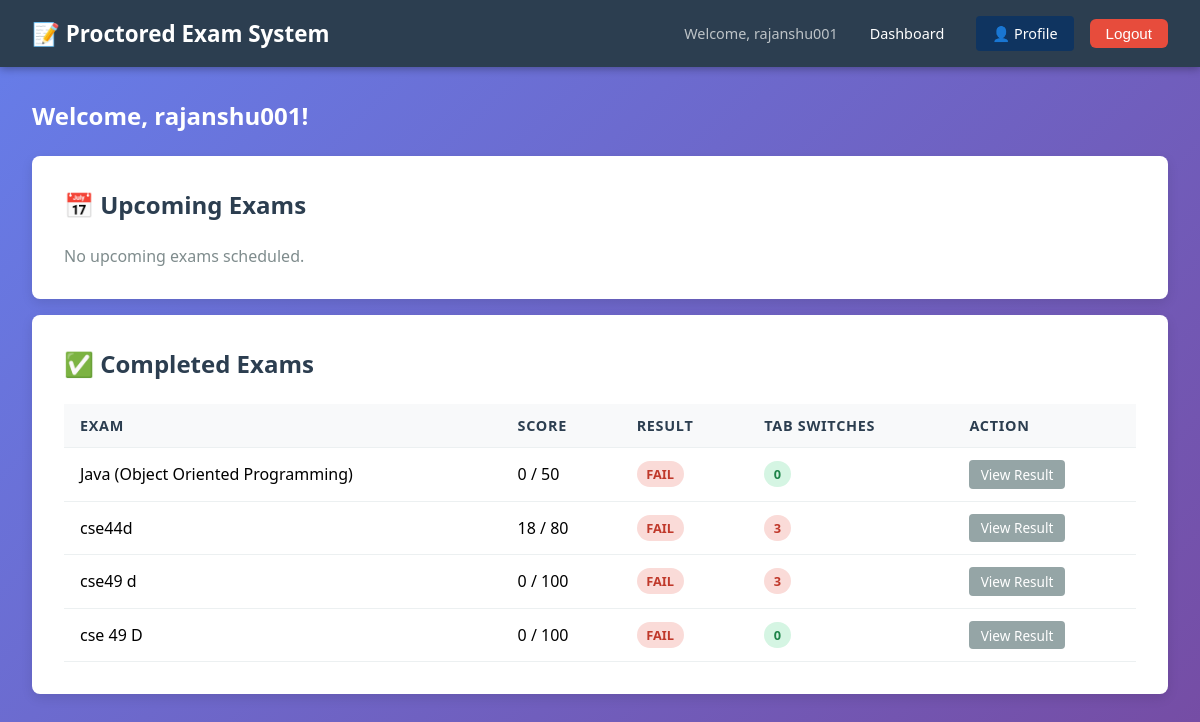
The page /student/dashboard/ (signed in) on the database its author committed.
### Examapp/models.py (models this page shows, shortened)
class StudentExam(models.Model):
    student = models.ForeignKey(User, on_delete=models.CASCADE, related_name='assigned_exams')
    exam = models.ForeignKey(Exam, on_delete=models.CASCADE, related_name='student_exams')
    assigned_at = models.DateTimeField(auto_now_add=True)
    is_submitted = models.BooleanField(default=False)
    submitted_at = models.DateTimeField(null=True, blank=True)
    obtained_marks = models.IntegerField(null=True, blank=True)
    exam_started_at = models.DateTimeField(null=True, blank=True)
    total_suspicion_warnings = models.IntegerField(default=0)
    tab_switch_count = models.IntegerField(default=0)
    class Meta:
        unique_together = ['student', 'exam']
    def has_passed(self):
        if self.obtained_marks is None:
            return False
        return self.obtained_marks >= self.exam.passing_marks

class Exam(models.Model):
    teacher = models.ForeignKey(User, on_delete=models.CASCADE, related_name='created_exams')
    title = models.CharField(max_length=200)
    description = models.TextField(blank=True)
    duration_minutes = models.IntegerField()
    start_time = models.DateTimeField()
    end_time = models.DateTimeField()
    total_marks = models.IntegerField(default=100)
    passing_marks = models.IntegerField(default=40)
    created_at = models.DateTimeField(auto_now_add=True)
    updated_at = models.DateTimeField(auto_now=True)
    is_published = models.BooleanField(default=False)
    class Meta:
        ordering = ['-created_at']

### Examapp/views.py (the view)
# urls.py: path('student/dashboard/', views.student_dashboard, name='student_dashboard'),
@login_required(login_url='login')
def student_dashboard(request):
    try:
        user_role = UserRole.objects.get(user=request.user)
        if user_role.role != 'student':
            return redirect('teacher_dashboard')
    except UserRole.DoesNotExist:
        return redirect('home')
    now = timezone.now()
    assigned_exams = StudentExam.objects.filter(student=request.user).select_related('exam')
    upcoming  = assigned_exams.filter(exam__start_time__gt=now, exam__is_published=True)
    available = assigned_exams.filter(exam__start_time__lte=now, exam__end_time__gte=now, is_submitted=False, exam__is_published=True)
    completed = assigned_exams.filter(is_submitted=True)
    return render(request, 'student/dashboard.html', {
        'upcoming': upcoming,
        'available': available,
        'completed': completed
    })

### Examapp/templates/student/dashboard.html (shortened to what this page needs)
{% extends 'base.html' %}
{% block content %}
<h2 style="color:white; margin-bottom:1.5rem;">Welcome, {{ user.username }}!</h2>
<div class="card">
    <h2>📅 Upcoming Exams</h2>
    {% if upcoming %}
    <table>
        <thead>
            <tr><th>Exam</th><th>Duration</th><th>Starts At</th><th>Ends At</th><th>Status</th></tr>
        </thead>
        <tbody>
            {% for se in upcoming %}
            <tr>
                <td><strong>{{ se.exam.title }}</strong></td>
                <td>{{ se.exam.duration_minutes }} min</td>
                <td>{{ se.exam.start_time|date:"M d, Y H:i" }}</td>
                <td>{{ se.exam.end_time|date:"M d, Y H:i" }}</td>
                <td>
                    <span class="badge badge-warning countdown" id="cd-{{ se.id }}">Calculating...</span>
                </td>
            </tr>
            {% endfor %}
        </tbody>
    </table>
    <script>
    const upcomingExams = [
        {% for se in upcoming %}
        { id: {{ se.id }}, start: new Date({{ se.exam.start_time|date:"U" }} * 1000) },
        {% endfor %}
    ];
    function updateCountdowns() {
        const now = new Date();
        upcomingExams.forEach(e => {
            const diff = Math.floor((e.start - now) / 1000);
            const el = document.getElementById('cd-' + e.id);
            if (!el) return;
            if (diff <= 0) {
                el.textContent = 'Starting now...';
                el.style.color = '#27ae60';
                // Reload once per exam — avoids infinite loop if browser clock is ahead of server
                const key = 'reloaded_' + e.id;
                if (!sessionStorage.getItem(key)) {
                    sessionStorage.setItem(key, '1');
                    setTimeout(() => location.reload(), 3000);
                }
                return;
            }
            // Clear reload flag while exam is still upcoming (in case of re-visit)
            sessionStorage.removeItem('reloaded_' + e.id);
            const h = Math.floor(diff/3600), m = Math.floor((diff%3600)/60), s = diff%60;
            el.textContent = (h ? h+'h ' : '') + (m ? m+'m ' : '') + s+'s to start';
        });
    }
    updateCountdowns();
    setInterval(updateCountdowns, 1000);
    </script>
    {% else %}
        <p style="color:#7f8c8d;">No upcoming exams scheduled.</p>
    {% endif %}
</div>
<div class="card">
    <h2>✅ Completed Exams</h2>
    {% if completed %}
    <table>
        <thead>
            <tr><th>Exam</th><th>Score</th><th>Result</th><th>Tab Switches</th><th>Action</th></tr>
        </thead>
        <tbody>
            {% for se in completed %}
            <tr>
                <td>{{ se.exam.title }}</td>
                <td>{{ se.obtained_marks }} / {{ se.exam.total_marks }}</td>
                <td>
                    {% if se.has_passed %}
                        <span class="badge badge-success">PASS</span>
                    {% else %}
                        <span class="badge badge-danger">FAIL</span>
                    {% endif %}
                </td>
                <td>
                    <span class="{% if se.tab_switch_count >= 3 %}badge badge-danger{% elif se.tab_switch_count > 0 %}badge badge-warning{% else %}badge badge-success{% endif %}">
                        {{ se.tab_switch_count }}
                    </span>
                </td>
                <td><a href="{% url 'exam_result' se.id %}" class="btn btn-secondary" style="padding:0.3rem 0.7rem; font-size:0.85rem;">View Result</a></td>
            </tr>
            {% endfor %}
        </tbody>
    </table>
    {% else %}
        <p style="color:#7f8c8d;">No completed exams yet.</p>
    {% endif %}
</div>
{% endblock %}

### Examapp/templates/base.html (shortened to what this page needs)
<!DOCTYPE html>
<html lang="en">
<head>
    {% load static %}
</head>
<body>
    <nav>
        <h1>📝 Proctored Exam System</h1>
        <div class="nav-links">
            {% if user.is_authenticated %}
                <span>Welcome, {{ user.username }}</span>
                <a href="{% url 'dashboard' %}">Dashboard</a>
                <a href="{% url 'profile' %}" style="background:#0f3460;">👤 Profile</a>
                <form method="post" action="{% url 'logout' %}" style="display:inline; margin:0;">
                    <button type="submit" style="background:#e74c3c; color:#fff; border:none; padding:0.4rem 1rem; border-radius:6px; cursor:pointer; font-size:0.95rem;">Logout</button>
                </form>
            {% else %}
                <a href="{% url 'login' %}">Login</a>
                <a href="{% url 'signup' %}" style="background:#27ae60;">Sign Up</a>
            {% endif %}
        </div>
    </nav>
    <div class="container">
        {% block content %}{% endblock %}
    </div>
</body>
</html>

### Examapp/templates/base.html (style rules this page uses)
* { margin: 0; padding: 0; box-sizing: border-box; }
body { font-family: 'Segoe UI', Tahoma, Geneva, Verdana, sans-serif; background: linear-gradient(135deg, #667eea 0%, #764ba2 100%); min-height: 100vh; display: flex; flex-direction: column; }
nav { background-color: #2c3e50; color: white; padding: 1rem 2rem; display: flex; justify-content: space-between; align-items: center; box-shadow: 0 2px 8px rgba(0,0,0,0.3); }
nav h1 { font-size: 1.4rem; }
nav .nav-links { display: flex; gap: 1rem; align-items: center; }
nav .nav-links span { color: #bdc3c7; font-size: 0.9rem; }
nav a { color: white; text-decoration: none; padding: 0.5rem 1rem; border-radius: 4px; transition: background 0.3s; font-size: 0.9rem; }
.container { flex: 1; padding: 2rem; max-width: 1200px; margin: 0 auto; width: 100%; }
.card { background: white; border-radius: 8px; padding: 2rem; box-shadow: 0 4px 12px rgba(0,0,0,0.1); margin-bottom: 1rem; }
.card h2 { color: #2c3e50; margin-bottom: 1.5rem; }
.btn { display: inline-block; padding: 0.75rem 1.5rem; background-color: #667eea; color: white; text-decoration: none; border-radius: 4px; border: none; cursor: pointer; transition: background 0.3s; font-size: 1rem; }
.btn-secondary { background-color: #95a5a6; }
table { width: 100%; border-collapse: collapse; margin-top: 1rem; }
th, td { padding: 0.75rem 1rem; text-align: left; border-bottom: 1px solid #ecf0f1; }
th { background-color: #f8f9fa; font-weight: 600; color: #2c3e50; font-size: 0.9rem; text-transform: uppercase; letter-spacing: 0.05em; }
.badge { display: inline-block; padding: 0.25rem 0.6rem; border-radius: 20px; font-size: 0.8rem; font-weight: 600; }
.badge-success { background: #d5f5e3; color: #1e8449; }
.badge-danger { background: #fadbd8; color: #c0392b; }

### rows shown on the page
StudentExam: exam "Java (Object Oriented Programming)", obtained_marks "0", exam.total_marks "50", shows "FAIL", tab_switch_count "0"
StudentExam: exam "cse44d", obtained_marks "18", exam.total_marks "80", shows "FAIL", tab_switch_count "3"
StudentExam: exam "cse49 d", obtained_marks "0", exam.total_marks "100", shows "FAIL", tab_switch_count "3"
StudentExam: exam "cse 49 D", obtained_marks "0", exam.total_marks "100", shows "FAIL", tab_switch_count "0"

### other values the page prints
{{ user.username }} "rajanshu001"
